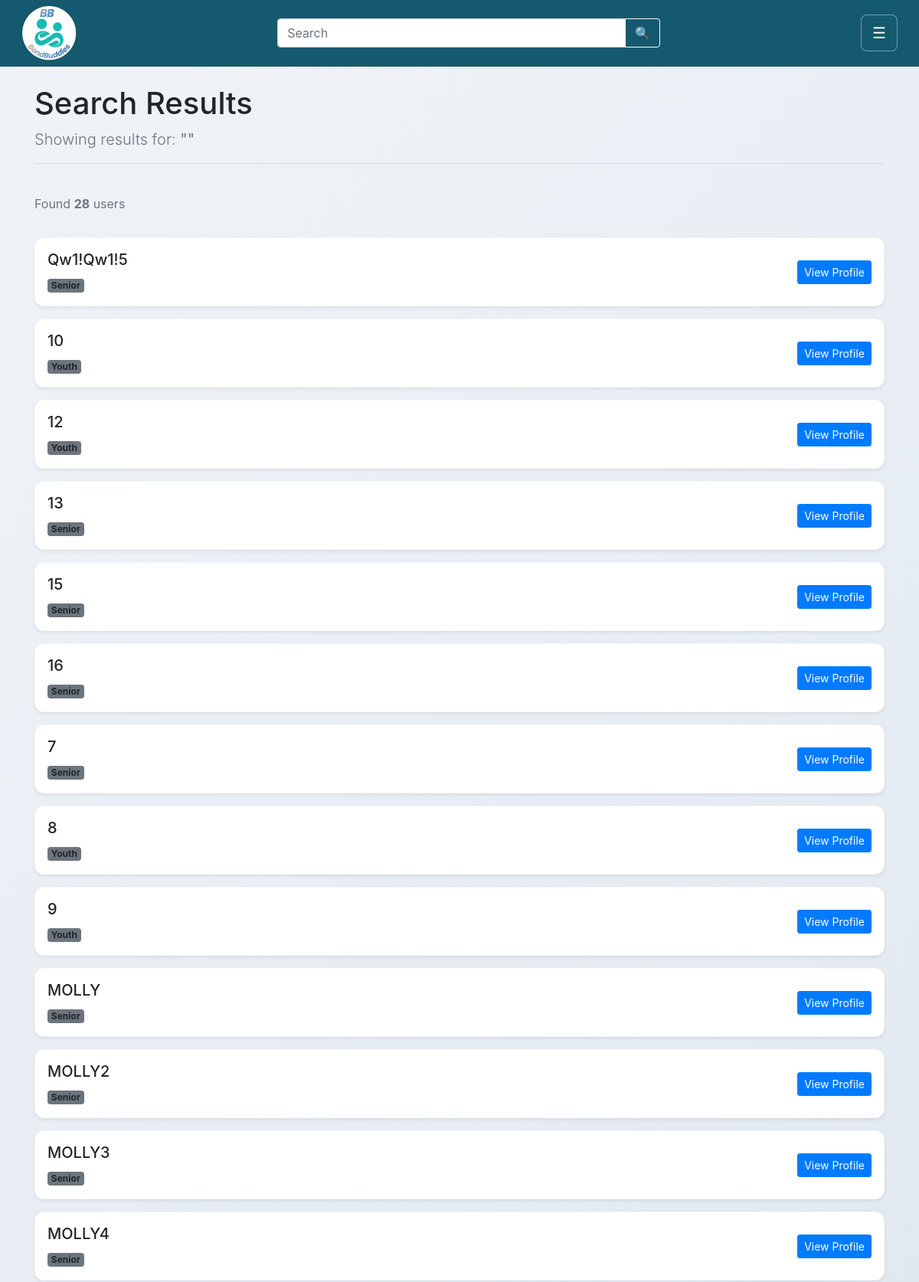
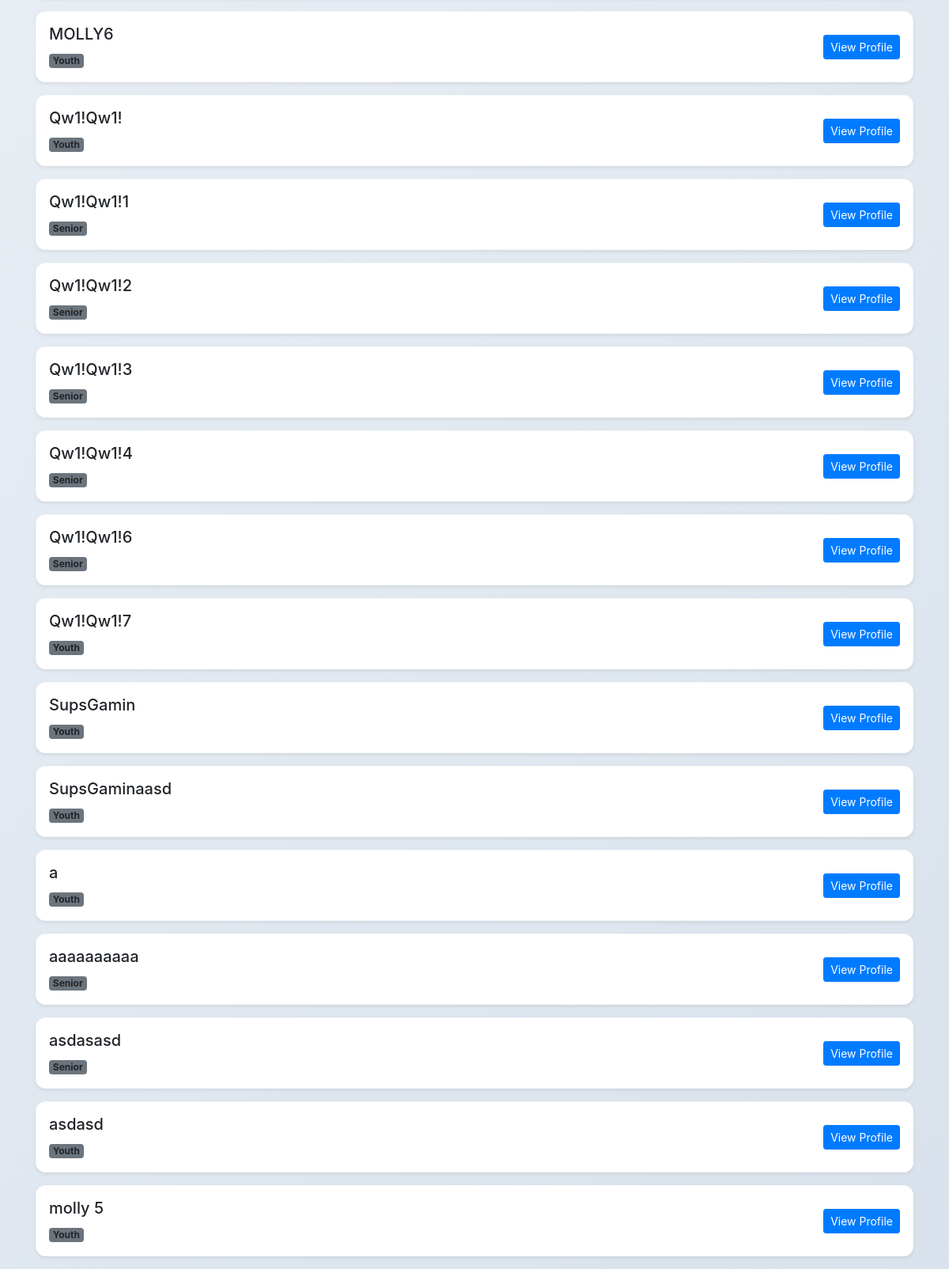
The app's page /search (signed in) with its own data (2 pictures, top to bottom).
### tables this page shows
CREATE TABLE users (
    user_id INTEGER PRIMARY KEY AUTOINCREMENT,
    username TEXT NOT NULL UNIQUE,
    password TEXT NOT NULL,
    user_type TEXT NOT NULL,
    email TEXT,
    birth_date DATE,
    age_group TEXT CHECK(age_group IN ('youth', 'senior')),
    bio TEXT,
    avatar_url TEXT,
    created_at TIMESTAMP DEFAULT CURRENT_TIMESTAMP
, tutorial_seen INTEGER DEFAULT 0, reset_token TEXT);

### __init__.py (the view)
@app.route('/search')
def search():
    if 'user_id' not in session:
        return redirect(url_for('login'))
    query = request.args.get('query', '')
    logged_in_id = session.get('user_id')
    search_results = db.search_users(query)
    users = []
    for row in search_results:
        if row[0] != logged_in_id:
            users.append(User.from_database_row(row))
    return render_template('SearchResults.html', users=users, query=query)

### classes.py (called while the page is built)
    def get_user_id(self):
        return self.__user_id

    def get_username(self):
        return self.__username

    def get_user_type(self):
        return self.__user_type

    @classmethod
    def from_database_row(cls, row_data):
        return cls(
            user_id=row_data[0],
            username=row_data[1],
            password=row_data[2],
            user_type=row_data[3],
            email=row_data[4] if len(row_data) > 4 and row_data[4] else None,
            birth_date=row_data[5] if len(row_data) > 5 else None,
            age_group=row_data[6] if len(row_data) > 6 else None,
            bio=row_data[7] if len(row_data) > 7 else None,
            avatar_url=row_data[8] if len(row_data) > 8 else None
        )

### database.py (called while the page is built)
    def search_users(self, search_term):
        conn = sqlite3.connect(self.db_name)
        cursor = conn.cursor()
        cursor.execute('''SELECT * FROM users WHERE username LIKE ? ORDER BY username''', (f'%{search_term}%',))
        users_data = cursor.fetchall()
        conn.close()
        return users_data

### templates/SearchResults.html (shortened to what this page needs)
{% extends "base.html" %}
{% block content %}
<div class="container-fluid px-0">
    <header class="nav-bar">
        <div class="d-flex align-items-center justify-content-between nav-inner mt-2">
            <a href="{{ url_for('home') }}" class="logo-link">
                <img src="{{ url_for('static', filename='img/Logo.png') }}" alt="Logo" class="logo-img">
            </a>
          <div class="search-container">
            <form class="form-inline m-0"
                  action="{{ url_for('search') }}"
                  method="GET">
              <div class="input-group">
                <input type="search"
                       name="query"
                       placeholder="Search"
                       class="form-control"
                       value="{{ query if query is defined else '' }}" />
                <div class="input-group-append">
                  <button class="btn btn-outline-light" type="submit">🔍</button>
                </div>
              </div>
            </form>
          </div>
            <button class="btn btn-dark hamburger-btn btn-size" type="button" aria-label="Toggle navigation"
                aria-controls="mobile-nav" aria-expanded="false">
                ☰
            </button>
        </div>
    </header>
</div>
<main class="container mt-4">
    <div class="row mb-4">
        <div class="col-12">
            <h1 class="display-5 mb-2">Search Results</h1>
            <p class="lead text-muted">Showing results for: <strong>"{{ query }}"</strong></p>
            <hr class="my-3">
        </div>
    </div>
    <div class="row">
        {% if users %}
            <div class="col-12 mb-3">
                <p class="text-muted">
                    Found <strong>{{ users|length }}</strong> user{% if users|length != 1 %}s{% endif %}
                </p>
            </div>
            {% for user in users %}
            <div class="col-12 mb-3">
                <div class="card p-3 shadow-sm border-light">
                    <div class="d-flex justify-content-between align-items-center">
                        <div class="flex-grow-1 pr-4">
                            <h5 class="mb-2 username-bold">{{ user.get_username() }}</h5>
                            <div class="d-inline-block">
                                <span class="badge user-type-badge
                                    {% if user.get_user_type() == 'S' %}bg-info
                                    {% elif user.get_user_type() == 'Y' %}bg-success
                                    {% else %}bg-secondary{% endif %}">
                                    {% if user.get_user_type() == 'S' %}
                                        👴 Senior
                                    {% elif user.get_user_type() == 'Y' %}
                                        👦 Youth
                                    {% else %}
                                        {{ user.get_user_type() }}
                                    {% endif %}
                                </span>
                            </div>
                        </div>
                        <div class="flex-shrink-0">
                            <a href="{{ url_for('profile', user_id=user.get_user_id()) }}"
                               class="btn btn-primary btn-sm view-profile-btn">
                                View Profile
                            </a>
                        </div>
                    </div>
                </div>
            </div>
            {% endfor %}
        {% endif %}
    </div>
</main>
{% endblock %}

### static/css/style.css (style rules this page uses)
html, body { margin: 0 !important; padding: 0 !important; max-height: 100%; height: 100%; }
body { overflow-x: hidden; background: linear-gradient(135deg, #f0f4f8, #d9e2ec); }
.nav-inner { padding-left: 16px; padding-right: 16px; margin: 0 auto; width: 100%; max-width: 100%; box-sizing: border-box; }
.logo-link { display: flex; align-items: center; margin: 0; }
.search-container { flex-grow: 1; max-width: 650px; margin: 0 16px; box-sizing: border-box; }
.card { border-radius: 12px; }
body { overflow-x: hidden; }
.nav-bar { background-color: #15596e; width: 100vw; margin: 0; padding: 12px 16px; position: relative; left: 0; right: 0; }
.nav-inner { padding-left: 12px; padding-right: 12px; }
.logo-link { display: flex; align-items: center; }
.logo-img { height: 90px; width: auto; object-fit: contain; }
.search-container { flex: 1; max-width: 650px; margin: 0 16px; }
.btn-size { width: 50px; height: 50px; font-size: 20px; }
.search-container { flex-grow: 1; max-width: 500px; margin: 0 20px; }
.search-container .input-group { width: 100%; }
.hamburger-btn { position: relative; z-index: 1060; }
.hamburger-btn { background-color: #15596e; border: 1px solid rgba(255, 255, 255, 0.4); color: white; width: 48px; height: 48px; font-size: 20px; border-radius: 8px; display: flex; align-items: center; justify-content: center; transition: background-color 0.2s ease, transform 0.2s ease; z-index: 1060; }
.nav-bar { background-color: #15596e; width: 100vw; margin-left: calc(50% - 50vw); margin-right: calc(50% - 50vw); margin-top: 0; margin-bottom: 0; height: 96px; padding: 0 16px; box-sizing: border-box; display: flex; align-items: center; }
.nav-bar .logo-link { height: 100%; display: flex; align-items: center; }
.nav-bar .logo-img { height: 72px; width: auto; object-fit: contain; }
.container>.nav-bar, .container-fluid>.nav-bar, main>.nav-bar { margin-top: -1.5rem !important; }
.nav-bar { margin-top: 0 !important; }
.nav-bar { padding-top: 6px !important; padding-bottom: 6px !important; }
.nav-bar { position: relative; z-index: 1000; }

### records on screen
users: get_username "Qw1!Qw1!5", get_user_type "Senior"
users: get_username "10", get_user_type "Youth"
users: get_username "12", get_user_type "Youth"
users: get_username "13", get_user_type "Senior"
users: get_username "15", get_user_type "Senior"
users: get_username "16", get_user_type "Senior"
users: get_username "7", get_user_type "Senior"
users: get_username "8", get_user_type "Youth"
users: get_username "9", get_user_type "Youth"
users: get_username "MOLLY", get_user_type "Senior"
users: get_username "MOLLY2", get_user_type "Senior"
users: get_username "MOLLY3", get_user_type "Senior"
users: get_username "MOLLY4", get_user_type "Senior"
users: get_username "MOLLY6", get_user_type "Youth"
users: get_username "Qw1!Qw1!", get_user_type "Youth"
users: get_username "Qw1!Qw1!1", get_user_type "Senior"
users: get_username "Qw1!Qw1!2", get_user_type "Senior"
users: get_username "Qw1!Qw1!3", get_user_type "Senior"
users: get_username "Qw1!Qw1!4", get_user_type "Senior"
users: get_username "Qw1!Qw1!6", get_user_type "Senior"
users: get_username "Qw1!Qw1!7", get_user_type "Youth"
users: get_username "SupsGamin", get_user_type "Youth"
users: get_username "SupsGaminaasd", get_user_type "Youth"
users: get_username "a", get_user_type "Youth"
users: get_username "aaaaaaaaaa", get_user_type "Senior"
users: get_username "asdasasd", get_user_type "Senior"
users: get_username "asdasd", get_user_type "Youth"
users: get_username "molly 5", get_user_type "Youth"

### other values on screen
{{ users|length }} "28"
